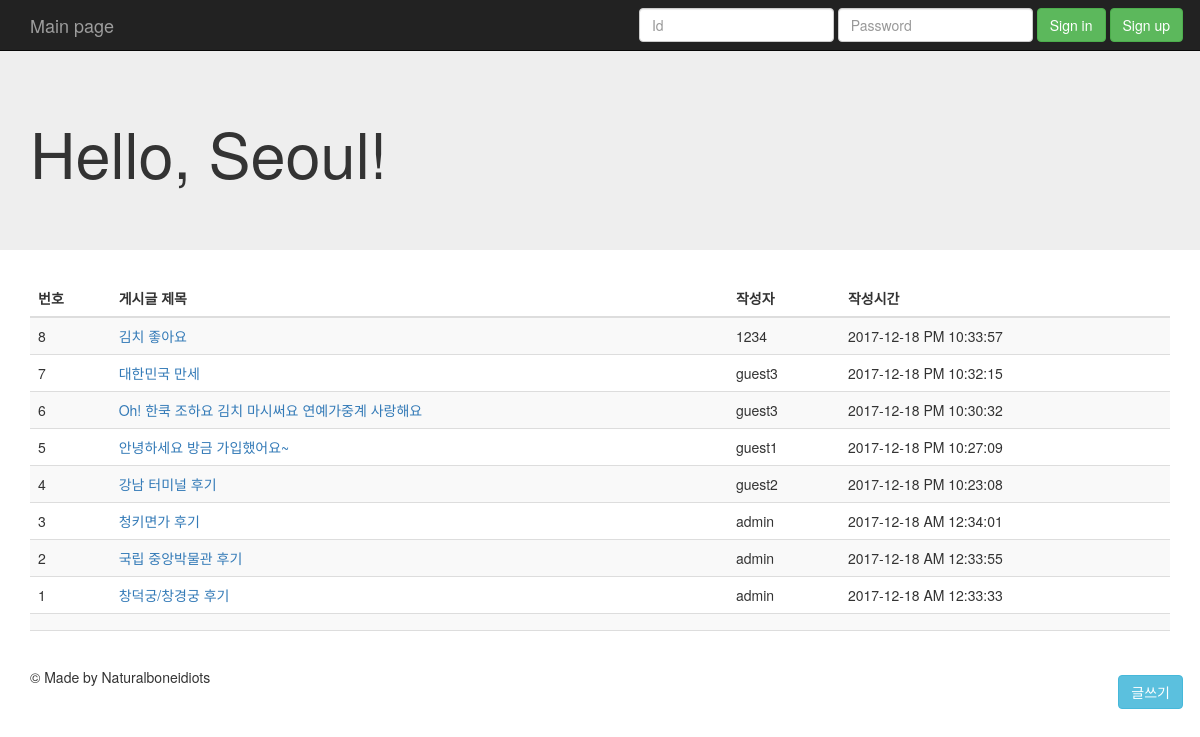
The app's page /board/index.php with its own data.
### tables this page shows
CREATE TABLE `board` (
  `no` int(11) NOT NULL,
  `title` text NOT NULL,
  `user_id` varchar(15) NOT NULL,
  `time` text NOT NULL,
  `text` text NOT NULL
);

### board/index.php (the view, shortened to what this page needs)
<!DOCTYPE html>
<html lang="en">
  <head>
    <link href="bootstrap.css" rel="stylesheet">
    <link href="jumbotron.css" rel="stylesheet">
  </head>
  <body>
    <nav class="navbar navbar-inverse navbar-fixed-top">
      <div class="container">
        <div class="navbar-header">
          <a class="navbar-brand" href =# >Main page</a>
        </div>
        <div id="navbar" class="navbar-collapse collapse">
<?php
 if( !isset($_SESSION['is_login']) || $_SESSION['is_login'] !=1){
?>
	 <form class="navbar-form navbar-right">
            <a href="http://cafemug.synology.me:8000/webapp/board/signup.php" target="_blank" title="로그인" >
            <button type="button" class="btn btn-success">Sign up</button>
            </a>
         </form>
        <form class="navbar-form navbar-right" method=POST action="signin.php" >
            <div class="form-group">
              <input type="text" name= user_id placeholder="Id" class="form-control">
            </div>
            <div class="form-group">
              <input type="password" name = user_pw placeholder="Password" class="form-control">
            </div>
            <button type="submit" class="btn btn-success">Sign in</button>
	</form>
<?php
}
?>
        </div>
      </div>
    </nav>
    <div class="jumbotron">
      <div class="container">
        <h1>Hello, Seoul!</h1>
      </div>
    </div>
    <div class="container">
            <table class="table table-striped">
              <thead>
                <tr>
                  <th> 번호  </th>
                  <th> 게시글 제목 </th>
                  <th> 작성자 </th>
                  <th> 작성시간 </th>
                </tr>
              </thead>
              <tbody>
<?php
$sql = "SELECT no from board  ";
$rek= mysql_query($sql);
$count=mysql_num_rows($rek);
while( $count>=0){
$sql = "SELECT * from board where no= $count ";
$ret= mysql_query($sql);
if($ret){
$res = mysql_fetch_row($ret);
?>
<tr>
<?php
 $i=0;
 while($i<4){
?>
 <td>
<?php
if($i==1){
print "<a href=http://cafemug.synology.me:8000/webapp/board/board.php?no={$res[0]}>";
?>
<?php
 echo $res[$i];
?>
</a>
<?php
}else{
 echo $res[$i];
}
?>
 </td>
<?php
$i++; }
}
?>
</tr>
<?php
$count--;}
?>
<tr>
<td colspan= 4 align=center>
</td>
</tr>
              </tbody>
            </table>
	<form class="navbar-form navbar-right" metho="POST" action="write.php" >
	  <button type="submit" class="btn btn-info">글쓰기</button>
	</form>
      <footer>
        <p>&copy; Made by Naturalboneidiots</p>
      </footer>
    </div>
  </body>
</html>

### board/jumbotron.css (style rules this page uses)
body { padding-top: 50px; padding-bottom: 20px; }

### records on screen
board: no "8", title "김치 좋아요", user "1234", time "2017-12-18 PM 10:33:57"
board: no "7", title "대한민국 만세", user "guest3", time "2017-12-18 PM 10:32:15"
board: no "6", title "Oh! 한쿡 조하요 김치 마시써요 연예가중계 사랑해요", user "guest3", time "2017-12-18 PM 10:30:32"
board: no "5", title "안녕하세요 방금 가입했어요~", user "guest1", time "2017-12-18 PM 10:27:09"
board: no "4", title "강남 터미널 후기", user "guest2", time "2017-12-18 PM 10:23:08"
board: no "3", title "청키면가 후기", user "admin", time "2017-12-18 AM 12:34:01"
board: no "2", title "국립 중앙박물관 후기", user "admin", time "2017-12-18 AM 12:33:55"
board: no "1", title "창덕궁/창경궁 후기", user "admin", time "2017-12-18 AM 12:33:33"
